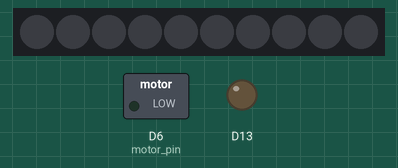
The sketch below on a simulated Adafruit Circuit Playground Express. On the bench: 10 RGB LEDs in strip order, left to right, switched loads named in the sketch (green lamp = pin HIGH), output pins drawn as LEDs (lit = HIGH). Dashed ring = blinking. Random numbers use the default seed unless the sketch sets one; what the sketch prints to the serial monitor is not drawn.

Above: at 0.2 s.
Timing chart, 0 to 3.0 s (numbered marks = the images above):
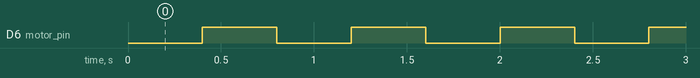

The sketch:

cap_sense_tamagachi_seven.ino
```cpp
/********************
Tribble Tamagochi
June 2020
DMG Controller Jam
Author: Nadine Lessio
Description: A fluffy ball that screams if its not being held.
**********************/

#include <Adafruit_CircuitPlayground.h>
#include <millisDelay.h>

#define CAP_TOP 35      // top of the cap sense reading
#define CAP_BOTTOM 19   // bottom of the cap sense reading

// old top: 25, old bottom: 10
// fiddle w/ these values to deal with response issues.
// Might have to revisit serial write situations. re: need a rest state?

int motor_pin = 6;
bool motorOn = false;
bool okToPrint = true;

bool isPurring= false;
bool isScreaming = false;

int motor_interval = 400;
millisDelay motorDelay;

long distressInts[3] = {30000,60000,180000}; // 30 seconds, 1 minute, 3 minutes
long previousMillis = 0;
long DistressInterval = 60000; // start at 1 minute

//int held_count = 0;

void setup() {
	CircuitPlayground.begin();
	Serial.begin(9600);
	pinMode(motor_pin, OUTPUT);
	digitalWrite(motor_pin, LOW);
	motorDelay.start(motor_interval);
}

void loop(){

	int reading = CircuitPlayground.readCap(2);

	// little test for cap read setting
	//Serial.println(reading);
	/*if(reading >= CAP_TOP){
		Serial.println("touching");
	}else if(reading <= CAP_BOTTOM){
		Serial.println("off");
	}*/
	//digitalWrite(motor_pin,HIGH);

	// Rest State
	if(!isPurring && !isScreaming){
		unsigned long currentMillis = millis();
		if(currentMillis - previousMillis > DistressInterval) {
			previousMillis = currentMillis;
			isScreaming = true;
			isPurring = false;
			Serial.println(DistressInterval);
			Serial.println("screaming");
		}
	}

	if(reading >= CAP_TOP) {
		isPurring = true;
		isScreaming = false;
		if(isPurring && !isScreaming){
			if(okToPrint){
				// keeping for later functionality
				//held_count++;
				//Serial.println(held_count);
				Serial.println("purring");
				okToPrint = false;
			}
			if (motorDelay.justFinished()) {
				motorDelay.repeat(); // start delay again without drift
				motorOn = !motorOn;
				if (motorOn) {
					digitalWrite(motor_pin, HIGH); // turn motor on
				}else{
					digitalWrite(motor_pin, LOW); // turn motor off
				}
			}
		}
	}else if(reading <= CAP_BOTTOM && isPurring && !isScreaming){
		DistressInterval = distressInts[random(3)]; //pick a random interval time to next scream state
		//DistressInterval = 30000; // test
		digitalWrite(motor_pin, LOW);
		motorDelay.restart();
		if(reading <= CAP_BOTTOM && !okToPrint){
			okToPrint = true;
		}
		isPurring = false;
	}

	if(isScreaming && !isPurring){
		digitalWrite(motor_pin,HIGH);
	}

}
```

Measured:
- by itself, D6 (motor_pin): alternates HIGH for 0.40 s and LOW for 0.40 s
